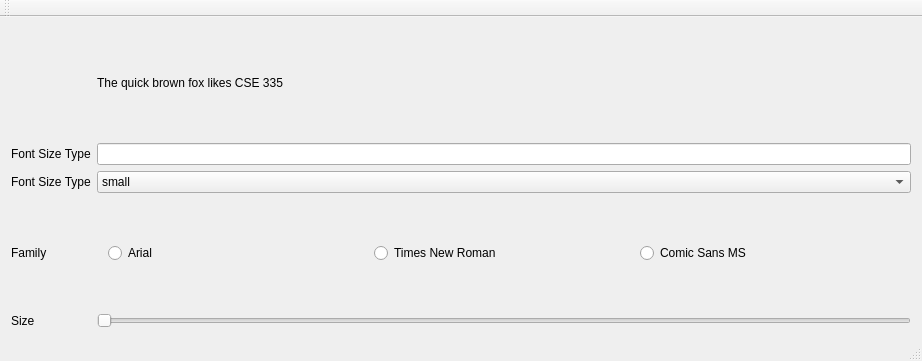
<?xml version="1.0" encoding="UTF-8"?>
<ui version="4.0">
 <class>MainWindow</class>
 <widget class="QMainWindow" name="MainWindow">
  <property name="geometry">
   <rect>
    <x>0</x>
    <y>0</y>
    <width>922</width>
    <height>361</height>
   </rect>
  </property>
  <property name="sizePolicy">
   <sizepolicy hsizetype="Expanding" vsizetype="Expanding">
    <horstretch>0</horstretch>
    <verstretch>0</verstretch>
   </sizepolicy>
  </property>
  <property name="windowTitle">
   <string>MainWindow</string>
  </property>
  <widget class="QWidget" name="centralWidget">
   <layout class="QGridLayout" name="gridLayout_2">
    <item row="3" column="1">
     <widget class="QWidget" name="widgetWeight" native="true">
      <layout class="QHBoxLayout" name="horizontalLayout">
       <item>
        <widget class="QRadioButton" name="radioButtonArial">
         <property name="text">
          <string>Arial</string>
         </property>
        </widget>
       </item>
       <item>
        <widget class="QRadioButton" name="radioButtonTimes">
         <property name="text">
          <string>Times New Roman</string>
         </property>
        </widget>
       </item>
       <item>
        <widget class="QRadioButton" name="radioButtonComic">
         <property name="text">
          <string>Comic Sans MS</string>
         </property>
        </widget>
       </item>
      </layout>
     </widget>
    </item>
    <item row="4" column="0">
     <widget class="QLabel" name="label_3">
      <property name="text">
       <string>Size</string>
      </property>
     </widget>
    </item>
    <item row="1" column="1">
     <widget class="TextLineEdit" name="lineEditSize"/>
    </item>
    <item row="2" column="0">
     <widget class="QLabel" name="label_2">
      <property name="text">
       <string>Font Size Type</string>
      </property>
     </widget>
    </item>
    <item row="1" column="0">
     <widget class="QLabel" name="labelFamily">
      <property name="text">
       <string>Font Size Type</string>
      </property>
     </widget>
    </item>
    <item row="0" column="1">
     <widget class="TextLabel" name="labelFox">
      <property name="text">
       <string>The quick brown fox likes CSE 335</string>
      </property>
     </widget>
    </item>
    <item row="3" column="0">
     <widget class="QLabel" name="label">
      <property name="font">
       <font>
        <kerning>true</kerning>
       </font>
      </property>
      <property name="text">
       <string>Family</string>
      </property>
     </widget>
    </item>
    <item row="4" column="1">
     <widget class="SizeSlider" name="sliderEditSize">
      <property name="orientation">
       <enum>Qt::Horizontal</enum>
      </property>
     </widget>
    </item>
    <item row="2" column="1">
     <widget class="QComboBox" name="comboBoxSize">
      <item>
       <property name="text">
        <string>small</string>
       </property>
      </item>
      <item>
       <property name="text">
        <string>medium</string>
       </property>
      </item>
      <item>
       <property name="text">
        <string>big</string>
       </property>
      </item>
     </widget>
    </item>
   </layout>
   <zorder>labelFamily</zorder>
   <zorder>lineEditSize</zorder>
   <zorder>label</zorder>
   <zorder>widgetWeight</zorder>
   <zorder>label_3</zorder>
   <zorder>labelFox</zorder>
   <zorder>label_2</zorder>
   <zorder>sliderEditSize</zorder>
   <zorder>comboBoxSize</zorder>
  </widget>
  <widget class="QMenuBar" name="menuBar">
   <property name="geometry">
    <rect>
     <x>0</x>
     <y>0</y>
     <width>922</width>
     <height>22</height>
    </rect>
   </property>
  </widget>
  <widget class="QToolBar" name="mainToolBar">
   <attribute name="toolBarArea">
    <enum>TopToolBarArea</enum>
   </attribute>
   <attribute name="toolBarBreak">
    <bool>false</bool>
   </attribute>
  </widget>
  <widget class="QStatusBar" name="statusBar"/>
 </widget>
 <layoutdefault spacing="6" margin="11"/>
 <customwidgets>
  <customwidget>
   <class>TextLabel</class>
   <extends>QLabel</extends>
   <header location="global">textlabel.h</header>
  </customwidget>
  <customwidget>
   <class>TextLineEdit</class>
   <extends>QLineEdit</extends>
   <header location="global">textlineedit.h</header>
  </customwidget>
  <customwidget>
   <class>SizeSlider</class>
   <extends>QSlider</extends>
   <header>sizeslider.h</header>
  </customwidget>
 </customwidgets>
 <resources/>
 <connections/>
</ui>
